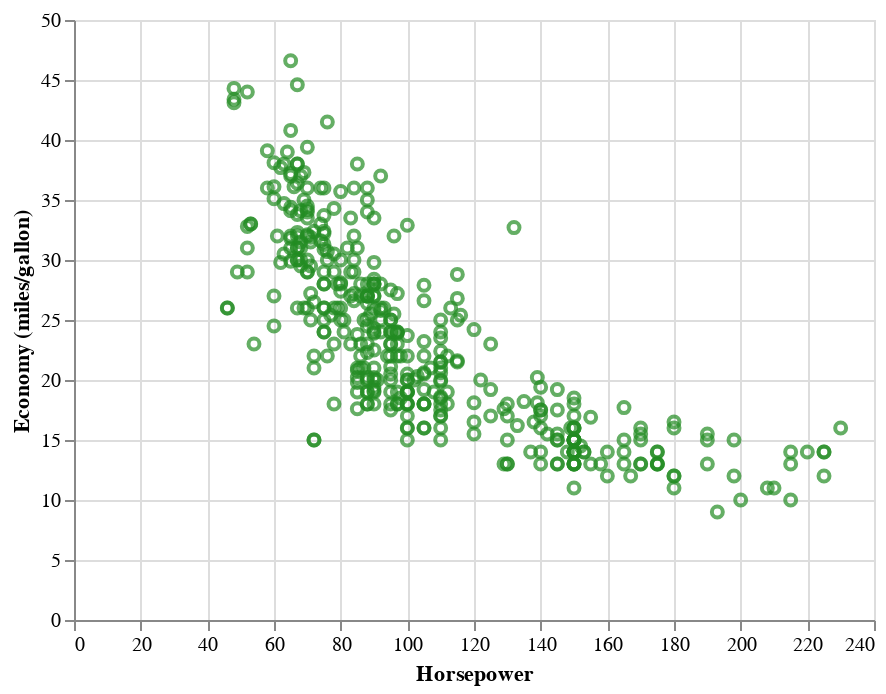

The notebook cell saved with this chart:
### Code cell
alt.Chart(df).mark_point(color='forestgreen').encode(
    alt.X('Horsepower'),
    alt.Y('Miles_per_Gallon', title='Economy (miles/gallon)')
)

### Figure 1 — Vega-Lite specification as saved in the notebook (floating-point values rounded to 4 significant figures; data arrays with more than 128 entries replaced by an {"elided": "..."} marker saying what was removed)
{"config": {"view": {"continuousWidth": 400, "continuousHeight": 300}}, "data": {"name": "data-f02450ab61490a1363517a0190416235"}, "mark": {"type": "point", "color": "forestgreen"}, "encoding": {"x": {"field": "Horsepower", "type": "quantitative"}, "y": {"field": "Miles_per_Gallon", "title": "Economy (miles/gallon)", "type": "quantitative"}}, "$schema": "https://vega.github.io/schema/vega-lite/v4.17.0.json", "datasets": {"data-f02450ab61490a1363517a0190416235": {"elided": "406 records"}}}
